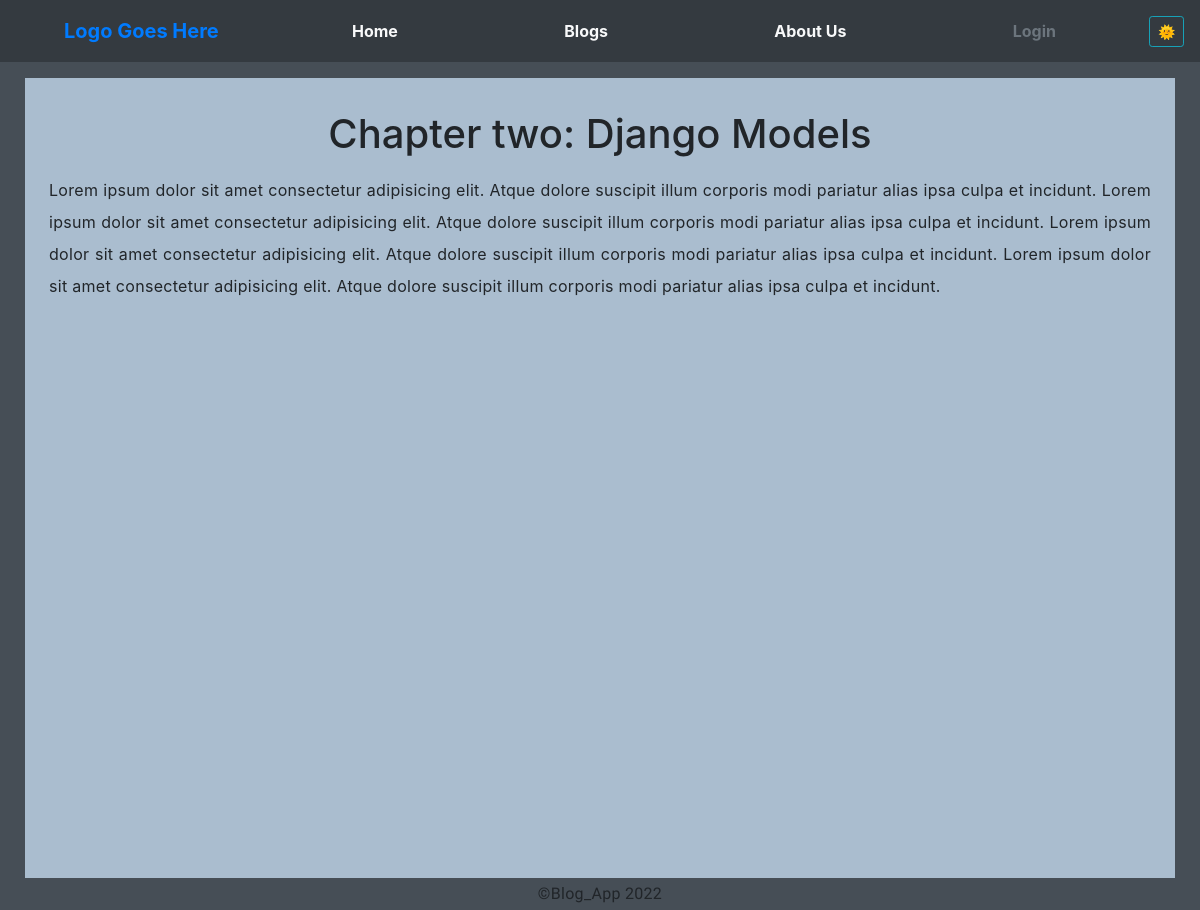
The app's page /post/2/ with its own data.
### blogApplication/models.py (models this page shows)
class BlogPost(models.Model):
    title = models.CharField(max_length=40)
    description = models.CharField(max_length=200)
    content = models.TextField()
    image = models.ImageField(blank = True)
    date_posted = models.DateTimeField(default=timezone.now)

### blogApplication/views.py (the view)
# urls.py: path('post/<int:pk>/', PostDetailView.as_view(), name = 'post_detail'),
class PostDetailView(DetailView):
    model = BlogPost
    context_object_name = 'post'

### blogApplication/templates/blogApplication/blogpost_detail.html
{% extends "base.html" %}
{% load static %}
{% block content %}
<div class="row">
    <div class="col bg-whitesmoke p-3 mt-3">
        <h1 class="text-center mt-3">{{ post.title }}</h1>
        <p class="text-justify p-2">{{ post.content }}</p>
    </div>
</div>
{% endblock content %}

### static/css/style.css (style rules this page uses)
body { background-color:#464e56; color: #212529; }
p { margin-bottom: 0; }
.bg-whitesmoke { background: #aabdcf; }
.col { height: 100vh; }
p { letter-spacing: 0.3px; line-height: 2em; }

### records on screen
BlogPost: title "Chapter two: Django Models", content "Lorem ipsum dolor sit amet consectetur adipisicing elit. Atque dolore suscipit illum corporis modi pariatur alias ipsa culpa et incidunt. Lorem ipsum dolor sit amet consectetur adipisicing elit. Atque dolore suscipit illum corporis modi pariatur alias ipsa culpa et incidunt. Lorem ipsum dolor sit amet consectetur adipisicing elit. Atque dolore suscipit illum corporis modi pariatur alias ipsa culpa et incidunt. Lorem ipsum dolor sit amet consectetur adipisicing elit. Atque dolore suscipit illum corporis modi pariatur alias ipsa culpa et incidunt."
